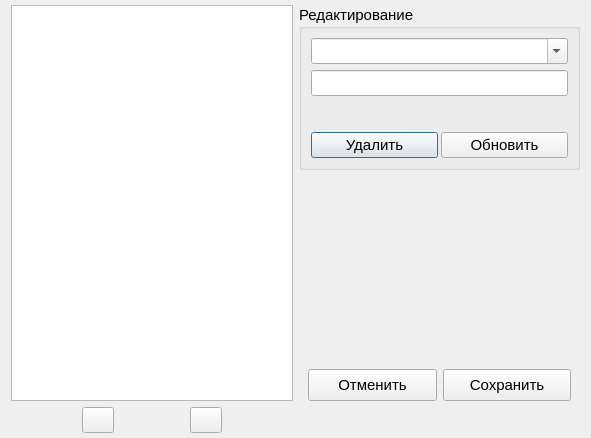
<?xml version="1.0" encoding="UTF-8"?>
<ui version="4.0">
 <class>Dialog_Group</class>
 <widget class="QDialog" name="Dialog_Group">
  <property name="geometry">
   <rect>
    <x>0</x>
    <y>0</y>
    <width>591</width>
    <height>438</height>
   </rect>
  </property>
  <property name="font">
   <font>
    <pointsize>11</pointsize>
   </font>
  </property>
  <property name="windowTitle">
   <string>Группы</string>
  </property>
  <layout class="QGridLayout" name="gridLayout_2" rowstretch="0,3,0,0">
   <property name="topMargin">
    <number>5</number>
   </property>
   <property name="bottomMargin">
    <number>5</number>
   </property>
   <item row="0" column="1">
    <widget class="QGroupBox" name="groupBox_Edit">
     <property name="title">
      <string>Редактирование</string>
     </property>
     <layout class="QGridLayout" name="gridLayout" rowstretch="0,0,0,0,0,0,1">
      <item row="6" column="1">
       <widget class="QFrame" name="frame">
        <layout class="QHBoxLayout" name="horizontalLayout">
         <property name="spacing">
          <number>3</number>
         </property>
         <property name="leftMargin">
          <number>0</number>
         </property>
         <property name="topMargin">
          <number>0</number>
         </property>
         <property name="rightMargin">
          <number>0</number>
         </property>
         <property name="bottomMargin">
          <number>0</number>
         </property>
         <item>
          <widget class="QPushButton" name="btn_Delete">
           <property name="minimumSize">
            <size>
             <width>0</width>
             <height>0</height>
            </size>
           </property>
           <property name="text">
            <string>Удалить</string>
           </property>
           <property name="iconSize">
            <size>
             <width>24</width>
             <height>24</height>
            </size>
           </property>
          </widget>
         </item>
         <item>
          <widget class="QPushButton" name="btn_Update">
           <property name="text">
            <string>Обновить</string>
           </property>
           <property name="iconSize">
            <size>
             <width>24</width>
             <height>24</height>
            </size>
           </property>
          </widget>
         </item>
        </layout>
       </widget>
      </item>
      <item row="2" column="1">
       <widget class="QComboBox" name="comboBox_Groups">
        <property name="editable">
         <bool>true</bool>
        </property>
       </widget>
      </item>
      <item row="5" column="1">
       <spacer name="verticalSpacer">
        <property name="orientation">
         <enum>Qt::Vertical</enum>
        </property>
        <property name="sizeHint" stdset="0">
         <size>
          <width>20</width>
          <height>30</height>
         </size>
        </property>
       </spacer>
      </item>
      <item row="3" column="1">
       <widget class="QLineEdit" name="lineEdit_group"/>
      </item>
     </layout>
    </widget>
   </item>
   <item row="0" column="0" rowspan="3">
    <widget class="QListWidget" name="listWidget_Groups">
     <property name="font">
      <font>
       <pointsize>11</pointsize>
      </font>
     </property>
    </widget>
   </item>
   <item row="1" column="1">
    <spacer name="verticalSpacer_2">
     <property name="orientation">
      <enum>Qt::Vertical</enum>
     </property>
     <property name="sizeHint" stdset="0">
      <size>
       <width>20</width>
       <height>40</height>
      </size>
     </property>
    </spacer>
   </item>
   <item row="3" column="0">
    <widget class="QFrame" name="frame">
     <layout class="QHBoxLayout" name="horizontalLayout_2">
      <property name="spacing">
       <number>5</number>
      </property>
      <property name="leftMargin">
       <number>0</number>
      </property>
      <property name="topMargin">
       <number>0</number>
      </property>
      <property name="rightMargin">
       <number>0</number>
      </property>
      <property name="bottomMargin">
       <number>0</number>
      </property>
      <item>
       <widget class="QPushButton" name="btn_RemoveLine">
        <property name="minimumSize">
         <size>
          <width>24</width>
          <height>24</height>
         </size>
        </property>
        <property name="maximumSize">
         <size>
          <width>32</width>
          <height>32</height>
         </size>
        </property>
        <property name="text">
         <string/>
        </property>
        <property name="iconSize">
         <size>
          <width>24</width>
          <height>24</height>
         </size>
        </property>
       </widget>
      </item>
      <item>
       <widget class="QPushButton" name="btn_AddLine">
        <property name="minimumSize">
         <size>
          <width>24</width>
          <height>24</height>
         </size>
        </property>
        <property name="maximumSize">
         <size>
          <width>32</width>
          <height>32</height>
         </size>
        </property>
        <property name="text">
         <string/>
        </property>
        <property name="iconSize">
         <size>
          <width>24</width>
          <height>24</height>
         </size>
        </property>
       </widget>
      </item>
     </layout>
    </widget>
   </item>
   <item row="2" column="1">
    <widget class="QFrame" name="frame">
     <layout class="QHBoxLayout" name="horizontalLayout_3">
      <property name="bottomMargin">
       <number>0</number>
      </property>
      <item>
       <widget class="QPushButton" name="btn_Cancel">
        <property name="minimumSize">
         <size>
          <width>0</width>
          <height>32</height>
         </size>
        </property>
        <property name="text">
         <string>Отменить</string>
        </property>
        <property name="iconSize">
         <size>
          <width>24</width>
          <height>24</height>
         </size>
        </property>
       </widget>
      </item>
      <item>
       <widget class="QPushButton" name="btn_Accept">
        <property name="minimumSize">
         <size>
          <width>0</width>
          <height>32</height>
         </size>
        </property>
        <property name="text">
         <string>Сохранить</string>
        </property>
        <property name="iconSize">
         <size>
          <width>24</width>
          <height>24</height>
         </size>
        </property>
       </widget>
      </item>
     </layout>
    </widget>
   </item>
  </layout>
 </widget>
 <resources/>
 <connections/>
</ui>
